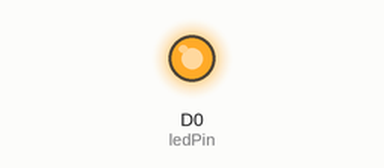
Recording of a sketch running on a simulated ESP8266 (NodeMCU). Shown: output pins drawn as LEDs (lit = HIGH).

Above: at 0.7 s.
At 54.0 s:
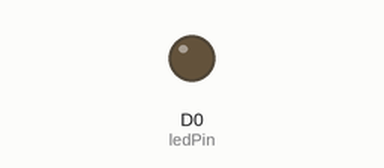
Timing chart, 0 to 58.0 s (numbered marks = the images above):
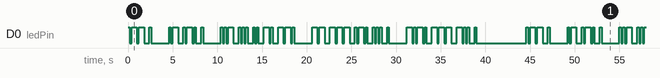

Measured:
- by itself, D0 (ledPin): moves between LOW and HIGH, repeating every 44.6 s
- by itself, everything shown: repeats every 44.6 s, in 92 steps

The sketch:

exercise2-externalledmorse.ino
```cpp
// Challenge 1: Morse code flasher application
// Barbara Compagnoni
// Internet Of Things
// Winter 2018

// Global Variables
int ledPin = D0;
String message = "We are using morse code";

int dot = 200;
int dash = dot * 3;

String letters[] = {
    ".-", // a
    "-...", // b
    "-.-.", // c
    "-..", // d
    ".", // e
    "..-.", // f
    "--.", // g
    "....", // h
    "..", // i
    ".---", // j
    "-.-", // k
    ".-..", // l
    "--", // m
    "-.", // n
    "---", // o
    ".--.", // p
    "--.-", // q
    ".-.", // r
    "...", // s
    "-", // t
    "..-", // u
    "...-", // v
    ".--", // w
    "-..-", // x
    "-.--", // y
    "--.." //z

    // numbers if you want to get CRAZY!
    // ".----", // 1
    // "..---", // 2
    // "...--", // 3
    // "....-", // 4
    // ".....", // 5
    // "-....", // 6
    // "--...", // 7
    // "---..", // 8
    // "----.", // 9
    // "-----" // 10
    };

void setup(){
    pinMode(ledPin, OUTPUT);
}

void loop(){
    flashMessage(message);
    delay(5000);
}

void flashMessage(String message){
    for (int i = 0; i < message.length(); i++){
        char letter = message.charAt(i);
        flashLetter(letter);
    }
}

void flashLetter(char letter){
    if (letter >= 'a' && letter <= 'z') {
        flashDotsAndDashes(letters[letter - 'a']);
    }
    else if (letter >= 'A' && letter <= 'Z') {
        flashDotsAndDashes(letters[letter - 'A']);
    }
    else if (letter == ' ') {
        delay(dot * 7); // gap between words
    }
}

void flashDotsAndDashes(String dotsAndDashes) {
    for (int i = 0; i < dotsAndDashes.length(); i++) {
        char dotOrDash = dotsAndDashes.charAt(i);
        if (dotOrDash == '.') {
            flash(dot);
        }
        else {
            flash(dash);
        }
        delay(dot); // gap between dots and dashes of a letter
    }
    delay(dash - dot); // gap between letters of a word
}

void flash(int duration) {
    digitalWrite(ledPin, HIGH);
    delay(duration);
    digitalWrite(ledPin, LOW);
}
```
